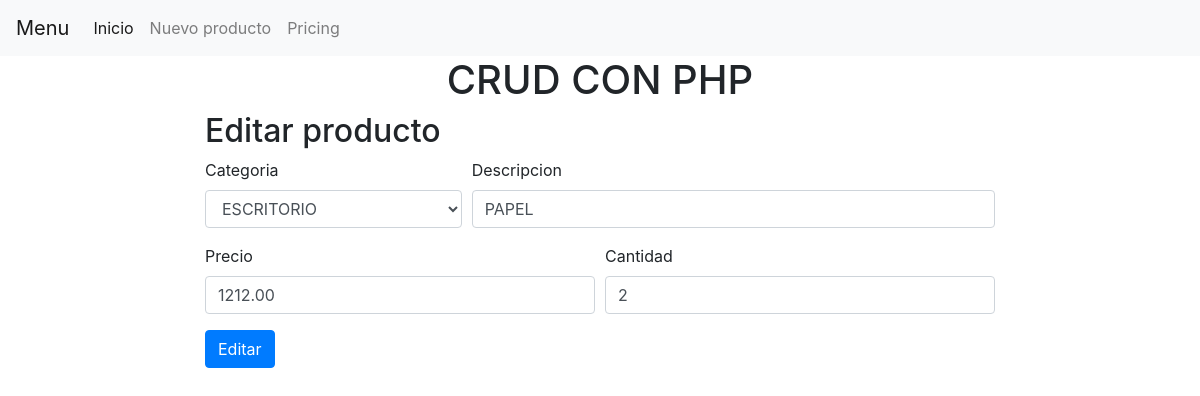
The app's page /editar.php?id=8 with its own data.
### tables this page shows
CREATE TABLE IF NOT EXISTS `productos` (
  `id` int(11) NOT NULL AUTO_INCREMENT,
  `codigo_categoria` int(11) NOT NULL,
  `descripcion` varchar(50) NOT NULL,
  `precio` decimal(10,2) NOT NULL,
  `cantidad` int(11) NOT NULL,
  `estado` varchar(5) NOT NULL,
  PRIMARY KEY (`id`)
);

CREATE TABLE IF NOT EXISTS `categoria` (
  `codigo` int(11) NOT NULL AUTO_INCREMENT,
  `nombre_categoria` varchar(50) NOT NULL,
  `estado` varchar(5) NOT NULL,
  PRIMARY KEY (`codigo`)
);

### editar.php (the view, shortened to what this page needs)
<?php include 'cabecera.php';
include 'conexion.php';
$sel = $con->query("SELECT *FROM categoria");
$id = $_GET['id'];
$prod = $con->query("SELECT *FROM productos where id = '$id'");
$p = $prod->fetch_assoc();
?>
<div class="row">
  <div class="col-lg-2"></div>
  <div class="col-lg-8">
    <h2>Editar producto</h2>
<form action="" method="POST">
  <div class="form-row">
    <div class="form-group col-md-4">
      <label for="inputState">Categoria</label>
      <select class="form-control" name="slCategoria">
       <?php while ($f = $sel->fetch_assoc()){?>
          <option value=<?php echo $f['codigo']?><?php if($f['codigo']== $p['codigo_categoria']){echo " selected";} ?>><?php echo $f['nombre_categoria']?></option>
      <?php } ?>
      </select>
    </div>
    <div class="form-group col-md-8">
     <label for="inputAddress">Descripcion</label>
    <input type="text" class="form-control" name = "txtDescripcion" placeholder="Descripcion" value="<?php echo $p['descripcion']?>" required>
    </div>
  </div>
  <div class="form-row">
    <div class="form-group col-md-6">
      <label for="inputAddress">Precio</label>
    <input type="text" class="form-control" name ="txtPrecio" placeholder="Precio" value="<?php echo $p['precio']?>"  required>
    </div>
    <div class="form-group col-md-6">
     <label for="inputAddress">Cantidad</label>
    <input type="number" class="form-control" name = "txtCantidad" placeholder="Cantidad" value="<?php echo $p['cantidad']?>"  required>
    </div>
  </div>
  <button type="submit" class="btn btn-primary">Editar</button>
</form>
</div>
  <div class="col-lg-2">
</div>
<?php include 'pie.php'?>

### records on screen
productos: slCategoria "ESCRITORIO", txtDescripcion "PAPEL", txtPrecio "1212.00", txtCantidad "2"
